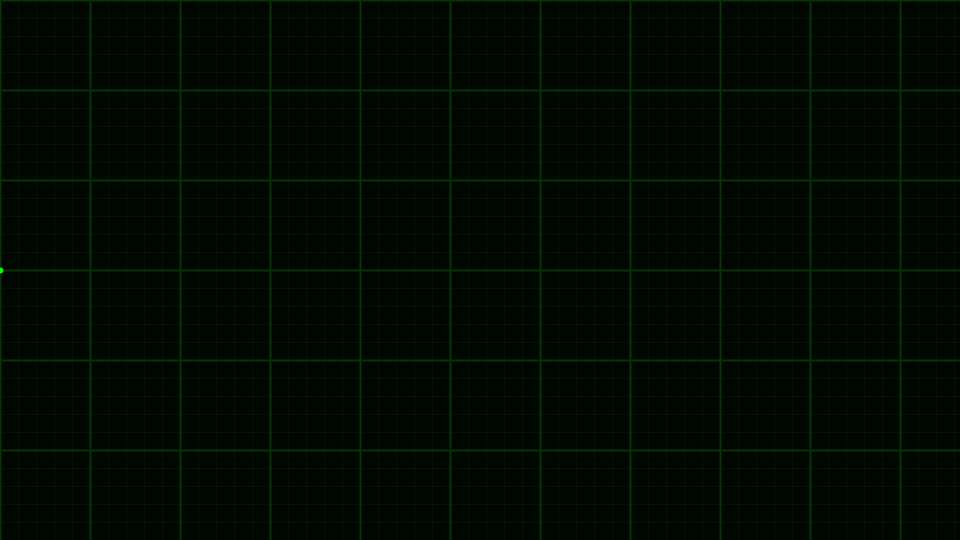
Frame 1 (no input)
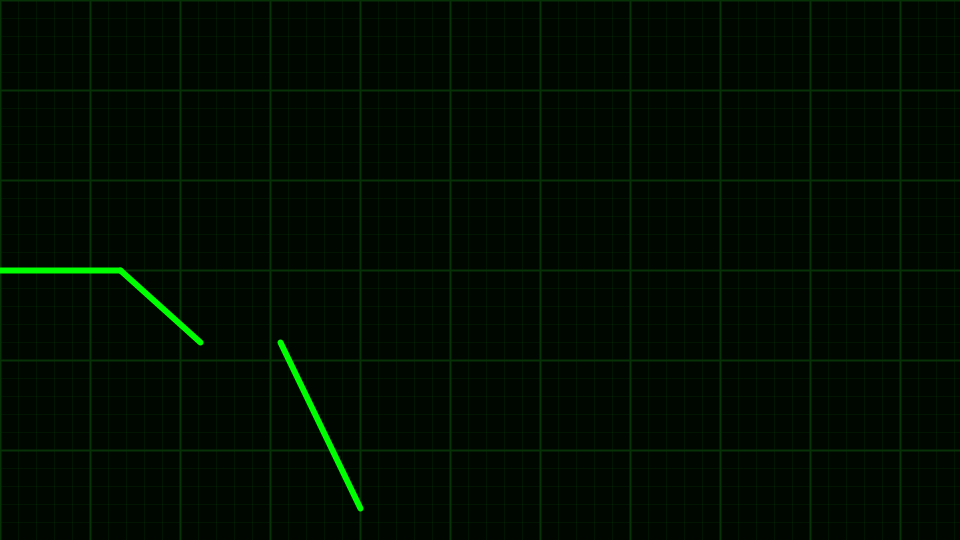
Frame 60 (the mouse pressed at the canvas centre just before this capture)
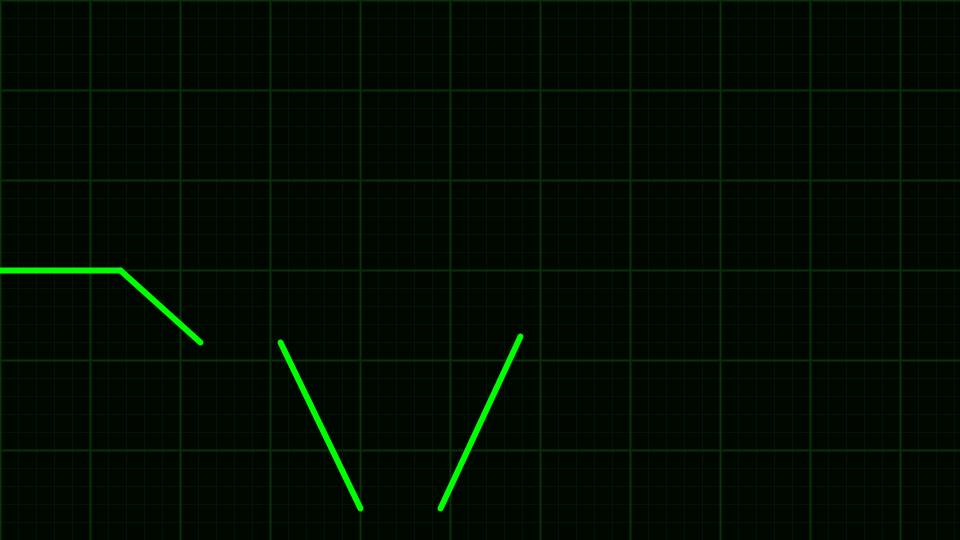
Frame 120 (the mouse held since frame 60 and released just before this capture)

The Processing sketch that drew these frames (run headless with seeded random() and noise(); from frame 60 on, the mouse is pressed at the canvas centre):

// Processing sketch: Projection
// ── Projection.pde
float scale = 18;
float sectionScale = scale * 5;
PGraphics pg;
HeartBeat hb;

void setup() {
    size(960, 540);

    pg = createGraphics(960, 540);
    createBackground();

    hb = new HeartBeat();
}

void draw() {
    background(0);
    tint(255, 255, 255, 80);
    image(pg, 0, 0);
    translate(0, height/2);
    hb.display();
}

void createBackground(){
    pg.beginDraw();
    pg.colorMode(RGB, 255);
    pg.background(#001400);
    pg.stroke(#19a019);
    for(int i = 0; i < 960; i += scale){
        if(i % sectionScale == 0){
            pg.strokeWeight(2);
            pg.stroke(#19a019);
        }else{
            pg.strokeWeight(1);
            pg.stroke(25, 160, 25, 90);
        }
        pg.line(i, 0, i, height);
    }
    for(int i = 0; i < 540; i += scale){
        if(i % sectionScale == 0){
            pg.strokeWeight(2);
            pg.stroke(#19a019);
        }else{
            pg.strokeWeight(1);
            pg.stroke(25, 160, 25, 90);
        }
        pg.line(0, i, width, i);
    }
    pg.endDraw();
}

class HeartBeat{
    float first = width/8;
    float cuurentPoint = 0;

    int mountNum;
    FloatList mountPos = new FloatList();
    float mountSum = 0;
    float mountArea = width - (first*2);
    float mountWidth;

    HeartBeat(){
        mountNum = (int)random(8, 10);
        mountWidth = mountArea / (mountNum / 2.0);
        //first = width/10;
        for(int i = 0; i < mountNum; i++){
            mountPos.append(random(10, 250));
        }
        /*for(int i = 0; i < mountPos.size(); i++){
            mountSum += mountPos.get(i);
        }*/
    }

    void display(){
        stroke(0, 255, 0);
        strokeWeight(6);
        if(cuurentPoint < first){
            line(0, 0, cuurentPoint, 0);
        }else if(cuurentPoint > first && cuurentPoint < (width - first)){
            line(0, 0, first, 0);
            float beforePosX = first;
            float beforePosY = 0;
            int cnt = 0;
            for(float i = first; i < cuurentPoint; i+=mountWidth){
                if(cnt % 2 == 0) mountPos.mult(cnt, -1.0);
                line(beforePosX, beforePosY, beforePosX + (mountWidth / 2), mountPos.get(cnt));
                beforePosX += mountWidth;
                beforePosY = mountPos.get(cnt);
                cnt++;
            }
        }else{
            line(0, 0, first, 0);
            float beforePosX = first;
            float beforePosY = 0;
            int cnt = 0;
            for(float i = first; i < width - first; i+=mountWidth){
                if(cnt % 2 == 0) mountPos.mult(cnt, -1.0);
                line(beforePosX, beforePosY, beforePosX + (mountWidth / 2), mountPos.get(cnt));
                beforePosX += mountWidth;
                beforePosY = mountPos.get(cnt);
                cnt++;
            }
            line(beforePosX, beforePosY, beforePosX, 0);
            line(beforePosX, 0, width, 0);
        }
        if(width >= cuurentPoint) cuurentPoint+=5;
    }
}

void keyPressed() {
    if(key == 's'){
        save("frame/BrokenECGMonitor.png");
    }
}
